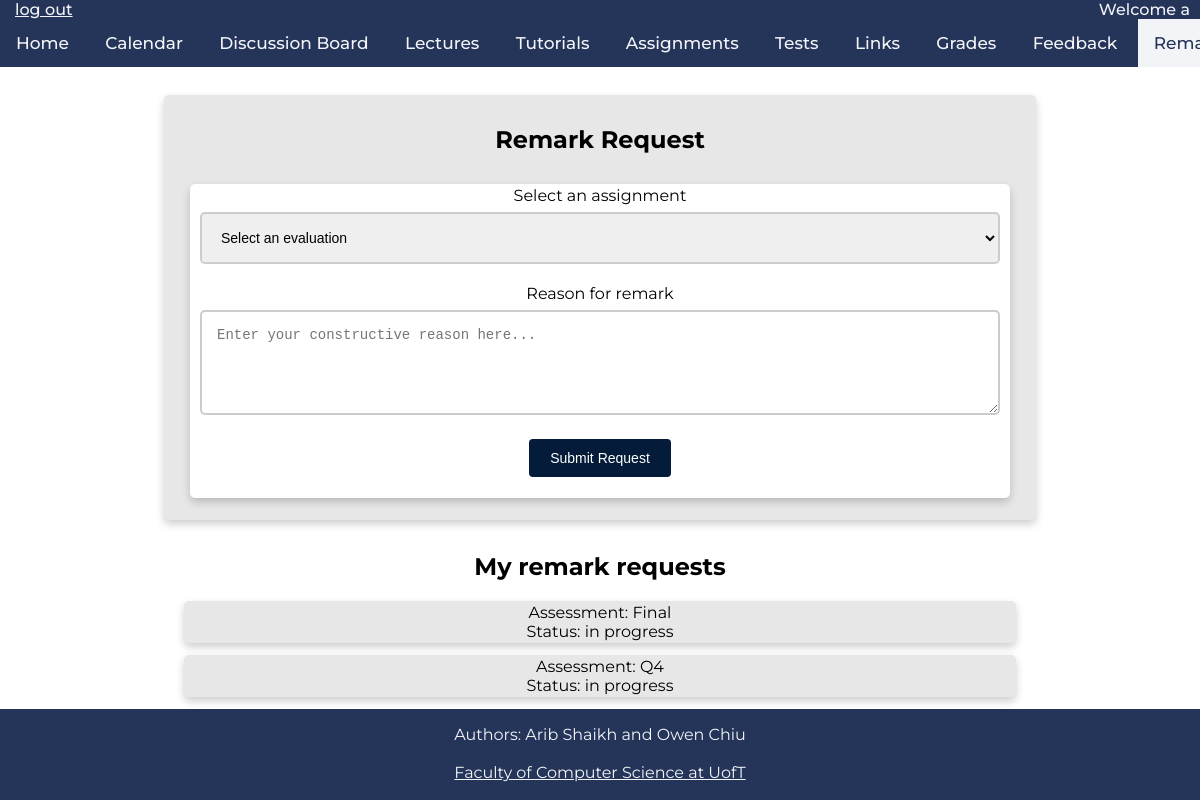
/remark (signed in), run on the app's committed database.
### tables this page shows
CREATE TABLE remark_requests(
	username VARCHAR(256) NOT NULL,
	mark_id VARCHAR(256) NOT NULL,
	comment VARCHAR(256),
	status VARCHAR(256),
	CHECK (status in ('in progress', 'addressed')),
	FOREIGN KEY(username) REFERENCES students(username)
	);

### app.py (the view)
@app.route('/remark')
def remark():
	if 'username' in session:
		user_id = session["username"]
		if session.get('instructor'):
			db = get_db()
			db.row_factory = make_dicts
			remarks = query_db("SELECT username, mark_id, comment, status FROM remark_requests", one=False)
			db.close()
			return render_template("remark.html", remarks = remarks, user_id = user_id)
		if session.get('student'):
			db = get_db()
			requests = query_db("SELECT mark_id, status FROM remark_requests where username=?"
				, [session['username']], one=False)
			db.close()
			return render_template("remark.html", requests = requests, user_id = user_id)
	return redirect(url_for('login'))

### app.py (called while the page is built)
def get_db():
    db = getattr(g, '_database', None)
    if db is None:
        db = g._database = sqlite3.connect(DATABASE)
    return db

def query_db(query, args=(), one=False):
    cur = get_db().execute(query, args)
    rv = cur.fetchall()
    cur.close()
    return (rv[0] if rv else None) if one else rv

@app.teardown_appcontext
def close_connection(exception):
    db = getattr(g, '_database', None)
    if db is not None:
        db.close()

### templates/remark.html (shortened to what this page needs)
<!DOCTYPE html>
<html>
    <head>
        <link rel="stylesheet" href="../static/css/main.css" />
        <link rel="stylesheet" href="../static/css/remark.css" />
        <link rel="stylesheet" href="../static/css/navbar_footer.css" />
    </head>
    <body>
        <div class="navbar">
            <a class="logout" href="./logout">log out</a>
            <p class="welcomeName">Welcome {{user_id}}</p>
            <br>
            <div class="links">
                <a href="./">Home</a>
                <a href="./calendar">Calendar</a>
                <a href="https://piazza.com/class/kk052lckppx73x" target="_blank">Discussion Board</a>
                <a href="./lectures">Lectures</a>
                <a href="./tutorials">Tutorials</a>
                <a href="./assignments">Assignments</a>
                <a href="./tests">Tests</a>
                <a href="./links">Links</a>
                <a href="./grades">Grades</a>
                <a href="./feedback">Feedback</a>
                <a href="./remark" class="active-page">Remark Request</a>
            </div>
        </div>
        {% if session['student'] %}
        <div class = "remarkBox">
                <h2>Remark Request</h2>
                <div class='remarkFormBox'>
                <form action="{{ url_for('remarkRequest') }}" method="POST">
                        <label>Select an assignment</label>
                        <select class="inputStyle" id="aDropDown" type="text" name="aName">
                            <option disabled selected>Select an evaluation</option>
                        </select>
                        <label>Reason for remark</label>
                        <textarea class="feedbackTextArea" name="reason"
                            placeholder="Enter your constructive reason here..."></textarea>
                                <input class='inputButton' type="submit" value="Submit Request">
                        <br>
                        <br>
                    </form>
                </div>
        </div>
        <h2>My remark requests</h2>
            {% for i in requests %}
                <div class=Box>
                    Assessment: {{i[0]}}
                    <br>
                    Status: {{i[1]}}
                </div>
            {% endfor %}
        {% endif %}
        <footer>
                <p>Authors: Arib Shaikh and Owen Chiu<br>
                <br>
                <a href="https://web.cs.toronto.edu/" target="_blank">Faculty of Computer Science at UofT</a></p>
            </footer>

### static/css/main.css (style rules this page uses)
html { font-family: 'Montserrat', sans-serif; }
body { height:100vh; margin: 0px; display:flex; flex-direction:column; text-align: center; }
.Box { background-color: rgb(231, 231, 231); display: flex; flex-direction: column; flex-grow: 1; margin:0px auto; margin-bottom: 12px; box-shadow: 0 4px 8px 0 rgba(0, 0, 0, 0.2); transition: 0.3s; border-radius: 5px; padding: 2px 16px; text-align: center; justify-content: center; align-items: center; width: 800px; }
.inputStyle, .feedbackTextArea { font-size: 14px; width: 100%; border: 2px solid #ccc; border-radius: 5px; box-sizing: border-box; margin-top: 7px; margin-bottom: 20px; padding: 15px; resize: vertical; }
.feedbackTextArea { height: 105px; }
.inputButton { background-color: #051b3a; color: white; padding: 11px 21px; font-size: 14px; border: none; border-radius: 4px; cursor: pointer; }

### static/css/remark.css (style rules this page uses)
.remarkBox { background-color: rgb(231, 231, 231); display: flex; flex-direction: column; flex-grow: 1; margin:0px auto; margin-top:95px; margin-bottom: 12px; box-shadow: 0 4px 8px 0 rgba(0, 0, 0, 0.2); transition: 0.3s; border-radius: 5px; padding: 10px 26px; text-align: center; justify-content: center; align-items: center; }
.remarkFormBox { background-color: white; display: flex; flex-direction: column; flex-grow: 1; margin:0px auto; margin-top:10px; margin-bottom: 12px; box-shadow: 0 4px 8px 0 rgba(0, 0, 0, 0.2); transition: 0.3s; border-radius: 5px; padding: 2px 10px; max-width: 800px; text-align: center; justify-content: center; }
body { display: flex; }

### static/css/navbar_footer.css (style rules this page uses)
.navbar { background-color: #25355A; overflow: auto; white-space: nowrap; position: fixed; top: 0; font-weight: 500; width: 100%; margin-left: 0px; text-align: left; }
.logout { padding-left: 5px; padding-bottom: 5px; margin-left: 10px; color:#F2F4F7; position: absolute; top:0; left:0; }
.welcomeName { padding-left: 5px; padding-bottom: 5px; padding-right: 10px; margin-top:0; margin-right:0; color:#F2F4F7; position: absolute; top:0; right:0; }
.links { text-align: center; }
.links a { display: inline-block; color: #F2F4F7; text-align: center; padding: 14px 16px; text-decoration: none; font-size: 17px; }
.links a.active-page { background-color: #F2F4F7; color: #25355A; }
footer { min-height:95px; margin-top: auto; text-align: center; background-color: #25355A; color: #F2F4F7; }
footer a { color: #F2F4F7; margin-bottom: 10px; }
footer p { margin-right: 0px; margin-left: 0px; }

### data on the page
remark_requests: mark "Final", status "in progress"
remark_requests: mark "Q4", status "in progress"

### other printed values
{{ user_id }} "a"
